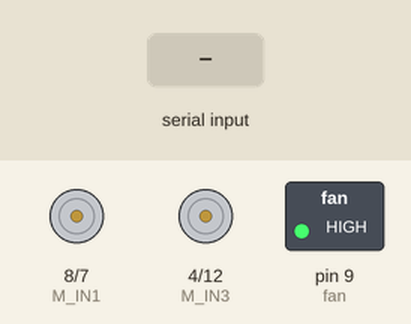
The program below on a simulated Arduino Uno, built with avr-gcc and run on an emulated ATmega328P. Shown: motor-driver pin pairs drawn as motors (green arrow = first pin HIGH = forward, orange = second pin HIGH = backward, longer = more drive, scaled by the enable pin), switched loads named in the program (green lamp = pin HIGH). Inputs (shaded band) come from the test bench.

Above: at 1.2 s.
1.3 s: "F" received over the second serial link
At 2.5 s:
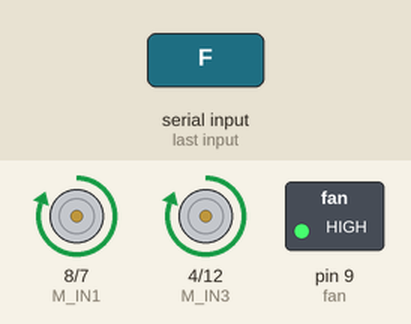
2.8 s: "G" received over the second serial link
At 3.8 s:
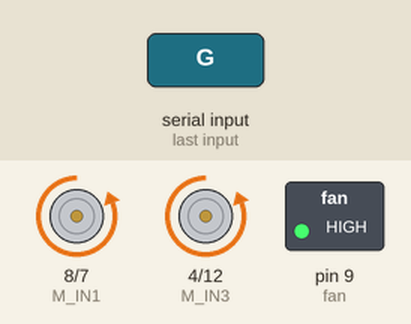
4.3 s: "Q" received over the second serial link
At 4.9 s:
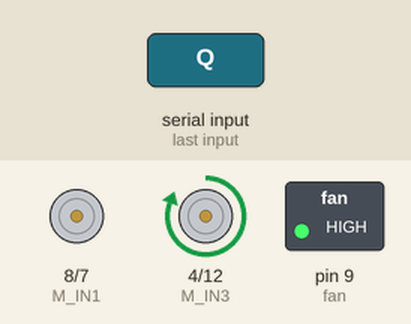
5.8 s: "E" received over the second serial link
At 6.1 s:
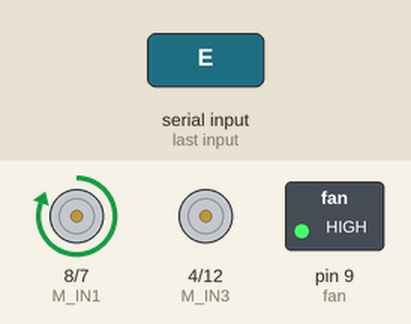
7.3 s: "L" received over the second serial link
At 8.4 s:
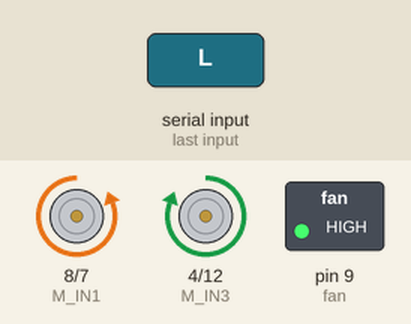
8.8 s: "R" received over the second serial link
At 9.5 s:
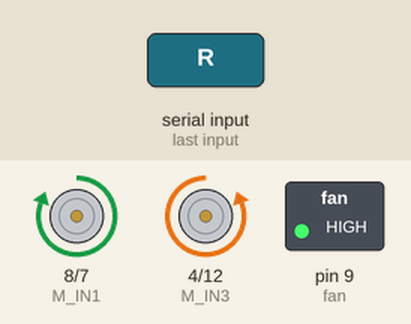
Timing chart, 0 to 11.3 s (numbered marks = the images above; inputs shaded):
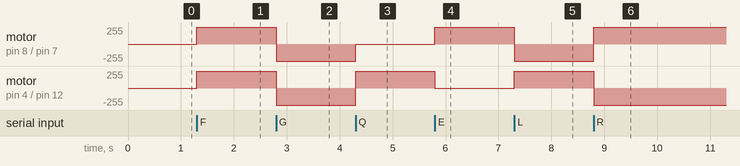

The program:

main.cpp
```cpp
#include <Arduino.h>
#include <pin_define.h>
#include <motor.h>
#include <SoftwareSerial.h>

SoftwareSerial bluetooth(10, 11);

char rev_char;
bool fan_toggle;

void setup() {
  Serial.begin(9600);
  bluetooth.begin(9600);

  pinMode(M_IN1, OUTPUT);
  pinMode(M_IN2, OUTPUT);
  pinMode(M_IN3, OUTPUT);
  pinMode(M_IN4, OUTPUT);
  pinMode(M_ENA, OUTPUT);
  pinMode(M_ENB, OUTPUT);

  pinMode(fan, OUTPUT);
  analogWrite(fan, 255);
  analogWrite(M_ENA, 0);
  analogWrite(M_ENB, 0);
}

void loop() {
  if(bluetooth.available()){
    rev_char = bluetooth.read();
    switch (rev_char)
    {
    case 'F': //เดิเหน้า
      Forward();
      break;
    case 'G'://ถอยหลัง
      Backward();
      break;
    case 'Q'://เลี้ยวซ้าย
      Turn_Left();
      break;
    case 'E'://เลี้ยวขวา
      Turn_Right();
      break;
    case 'L'://หมุนซ้าย
      Spin_Left();
      break;
    case 'R'://หมุนขวา
      Spin_Right();
      break;
    case 'S'://หยุด
      Stop();
      break;
    case 'M'://เปิดพัดลม
      fan_toggle =! fan_toggle;
      break;
    }
  }
  if (fan_toggle){
    analogWrite(fan, 0);
  }
  else if (!fan_toggle){
    analogWrite(fan, 255);
  }
}
```

mortor.cpp
```cpp
#include <Arduino.h>
#include <pin_define.h>
#include <motor.h>

void Forward() //เดินหน้า ขา 4,7,8,12
{
  digitalWrite(M_IN1, HIGH);   digitalWrite(M_IN3, HIGH);
  digitalWrite(M_IN2, LOW);    digitalWrite(M_IN4, LOW);
  analogWrite (M_ENA, 255);    analogWrite (M_ENB, 255);//ปรับความเร็วได้ 0-255
}
void Backward() //ถอยหลัง
{
  digitalWrite(M_IN1, LOW);     digitalWrite(M_IN3, LOW);
  digitalWrite(M_IN2, HIGH);    digitalWrite(M_IN4, HIGH);
  analogWrite (M_ENA, 255);     analogWrite (M_ENB, 255);//ปรับความเร็วได้ 0-255
}
void Turn_Left() //เลี้ยวซ้าย
{
  digitalWrite(M_IN1, LOW);     digitalWrite(M_IN3, HIGH);
  digitalWrite(M_IN2, LOW);     digitalWrite(M_IN4, LOW);
  analogWrite (M_ENA, 0);       analogWrite (M_ENB, 255);
}
void Turn_Right() //เลี้ยวขวา
{
  digitalWrite(M_IN1, HIGH);    digitalWrite(M_IN3, LOW);
  digitalWrite(M_IN2, LOW);     digitalWrite(M_IN4, LOW);
  analogWrite (M_ENA, 255);     analogWrite (M_ENB, 0);
}
void Spin_Left() //หมุนซ้าย
{
  digitalWrite(M_IN1, LOW);     digitalWrite(M_IN3, HIGH);
  digitalWrite(M_IN2, HIGH);    digitalWrite(M_IN4, LOW);
  analogWrite (M_ENA, 255);     analogWrite (M_ENB, 255);
}
void Spin_Right() //หมุนขวา
{
  digitalWrite(M_IN1, HIGH);    digitalWrite(M_IN3, LOW);
  digitalWrite(M_IN2, LOW);     digitalWrite(M_IN4, HIGH);
  analogWrite (M_ENA, 255);     analogWrite (M_ENB, 255);
}
void Stop() //หยุด
{
  digitalWrite(M_IN1, LOW);     digitalWrite(M_IN3, LOW);
  digitalWrite(M_IN2, LOW);     digitalWrite(M_IN4, LOW);
  analogWrite (M_ENA, 0);       analogWrite (M_ENB, 0);
}
```

motor.h
```cpp
void Forward();
void Backward();
void Turn_Left();
void Turn_Right();
void Spin_Left();
void Spin_Right();
void Stop();
```

pin_define.h
```cpp
#define M_IN1 8
#define M_IN2 7
#define M_IN3 4
#define M_IN4 12
#define M_ENA 6
#define M_ENB 5
#define fan 9
```

Measured:
- after the input at 1.3 s, motor on pin 8 (M_IN1) / pin 7 (M_IN2), motor on pin 4 (M_IN3) / pin 12 (M_IN4): stopped → forward 255/255 at once
- after the input at 2.8 s, motor on pin 8 (M_IN1) / pin 7 (M_IN2), motor on pin 4 (M_IN3) / pin 12 (M_IN4): forward 255/255 → backward 255/255 at once
- after the input at 4.3 s, motor on pin 8 (M_IN1) / pin 7 (M_IN2): backward 255/255 → stopped at once; motor on pin 4 (M_IN3) / pin 12 (M_IN4): backward 255/255 → forward 255/255 at once
- after the input at 5.8 s, motor on pin 8 (M_IN1) / pin 7 (M_IN2): stopped → forward 255/255 at once; motor on pin 4 (M_IN3) / pin 12 (M_IN4): forward 255/255 → stopped at once
- after the input at 7.3 s, motor on pin 8 (M_IN1) / pin 7 (M_IN2): forward 255/255 → backward 255/255 at once; motor on pin 4 (M_IN3) / pin 12 (M_IN4): stopped → forward 255/255 at once
- after the input at 8.8 s, motor on pin 8 (M_IN1) / pin 7 (M_IN2): backward 255/255 → forward 255/255 at once; motor on pin 4 (M_IN3) / pin 12 (M_IN4): forward 255/255 → backward 255/255 at once
